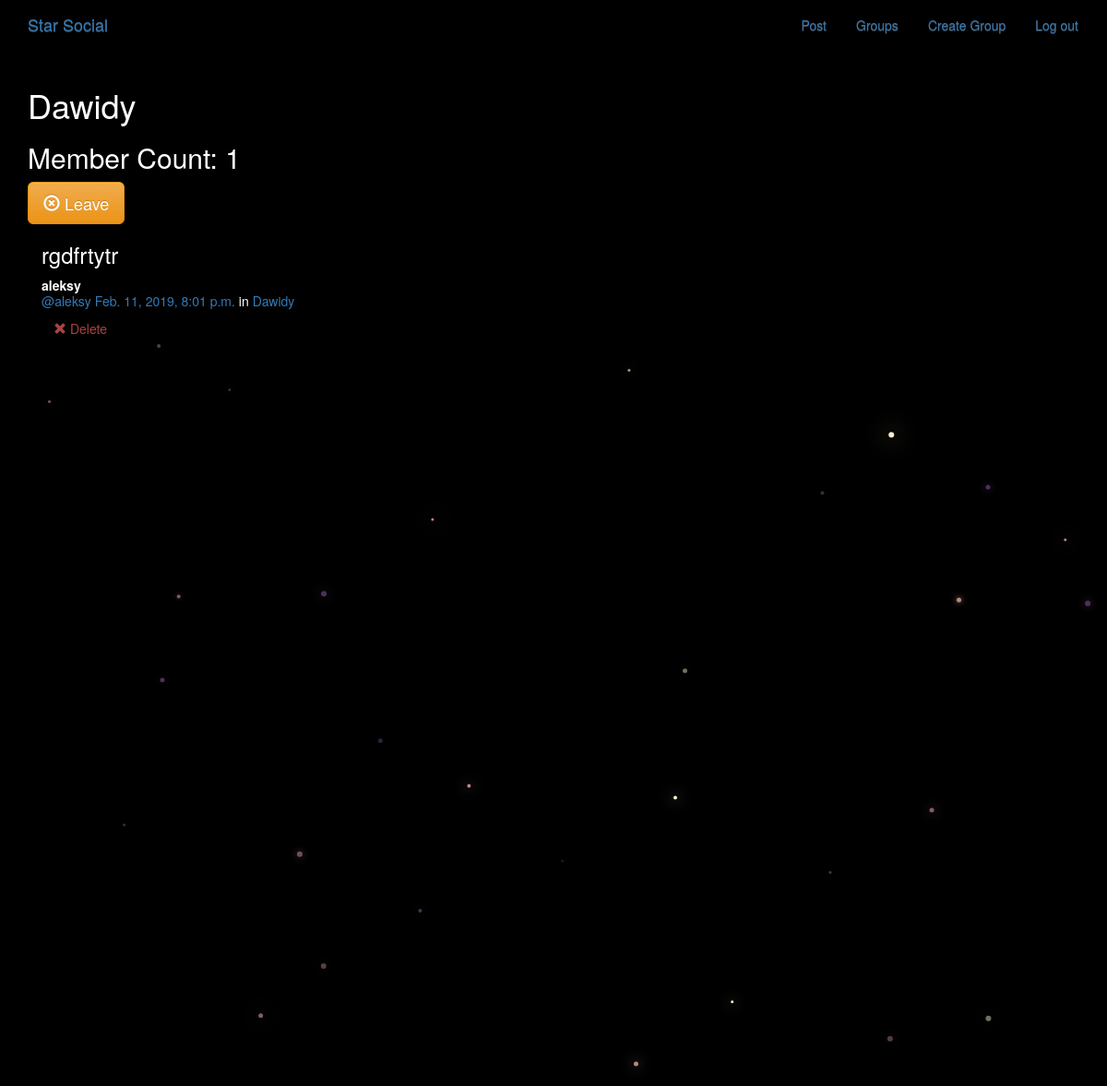
Page /groups/posts/in/dawidy/ (signed in) on the committed database.
### groups/models.py (models this page shows, shortened)
class Group(models.Model):
    name = models.CharField(max_length=32,unique=True)
    slug = models.SlugField(allow_unicode=True, unique=True)
    description = models.TextField(blank=True, default='')
    desription_html=models.TextField(editable=False,blank=True, default='')
    members =models.ManyToManyField(User,through="Membership")
    class Meta():
        ordering = ["name"]

### posts/models.py (models this page shows, shortened)
class Post(models.Model):
    user = models.ForeignKey(User,related_name="posts")
    created_at = models.DateTimeField(auto_now=True)
    message = models.TextField()
    message_html = models.TextField(editable=False)
    group = models.ForeignKey(Group, related_name="posts",null=True,blank=True)
    class Meta():
        ordering = ["-created_at"]
        unique_together = ["user","message"]

### groups/views.py (the view)
# urls.py: url(r"^posts/in/(?P<slug>[-\w]+)/$",views.SingleGroup.as_view(),name="single"),
class SingleGroup(generic.DetailView):
    model = Group
    def get(self, request, *args, **kwargs):
        self.object = self.get_object()
        context = self.get_context_data(object=self.object)
        print(len(Membership.objects.filter(user__pk=request.user.pk,group__slug=self.kwargs.get("pk"))))
        if len(Membership.objects.filter(user__pk=request.user.pk,group__slug=self.kwargs.get("slug")))>=1:
            return render(request,"groups/group_detail0.html",context)
        else:
            return self.render_to_response(context)

### groups/templates/groups/group_detail0.html
{% extends "groups/group_base.html" %}
{% block pregroup %}
<h1>{{group.name}}</h1>
<h2> Member Count: {{group.members.count}}</h2>
  <div class="content">
					<a href="{% url 'groups:leave' slug=group.slug %}" class="btn btn-lg btn-fill btn-warning"><span class="glyphicon glyphicon-remove-circle"></span> Leave</a>
</div>
{% endblock %}
{% block group_content %}
<div class="col-md-8">
	{% if group.posts.count == 0 %}
	<h2>No posts in this group yet!</h2>
	{% else %}
		{% for post in group.posts.all %}
			{% include "posts/_post.html" %}
		{% endfor %}
	{% endif %}
</div>
{% endblock %}

### posts/templates/posts/_post.html
<div class="post media">
	<h3>{{ post.message_html|safe }}</h3>
	<div class="media-body">
		<strong>{{ post.user.username }}</strong>
		<h5 class="media-heading">
			<span class="username"><a href="{% url 'posts:for_user' username=post.user.username %}">@{{ post.user.username }}</a></span>
			<time class="time"><a href="{% url 'posts:single' username=post.user.username pk=post.pk %}">{{ post.created_at }}</a></time>
			{% if post.group %}
			<span class="group-name">in <a href="#">{{ post.group.name }}</a></span>
			{% endif %}
		</h5>
		<div class="media-footer">
			{% if user.is_authenticated and post.user.username == user.username and not hide_delete %}
				<a href="{% url 'posts:delete' pk=post.pk %}" title="delete" class="btn btn-simple">
					<span class="glyphicon glyphicon-remove text-danger" aria-hidden="true"></span>
					<span class="text-danger icon-label">Delete</span>
				</a>
			{% endif %}
		</div>
	</div>
</div>

### static/master.css (style rules this page uses)
body { margin: 0; overflow: hidden; background-color: black; color:white; }

### rows in the picture
Group: name "Dawidy", members.count "1"
Post: message_html "rgdfrtytr", user.username "aleksy", created_at "Feb. 11, 2019, 8:01 p.m.", group.name "Dawidy", shows "Delete"
